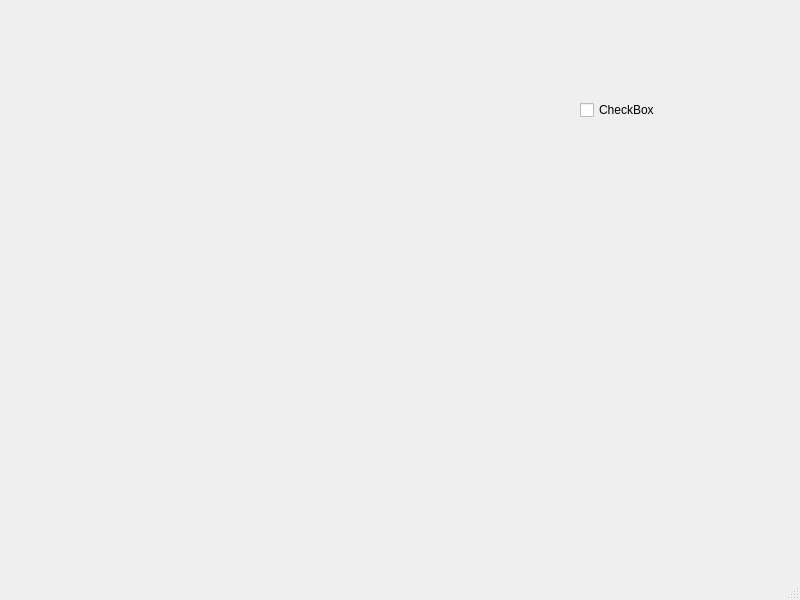
<?xml version="1.0" encoding="UTF-8"?>
<ui version="4.0">
 <class>MainWindow</class>
 <widget class="QMainWindow" name="MainWindow">
  <property name="geometry">
   <rect>
    <x>0</x>
    <y>0</y>
    <width>800</width>
    <height>600</height>
   </rect>
  </property>
  <property name="windowTitle">
   <string>MainWindow</string>
  </property>
  <widget class="QWidget" name="centralwidget">
   <widget class="QCheckBox" name="checkBox">
    <property name="geometry">
     <rect>
      <x>580</x>
      <y>100</y>
      <width>90</width>
      <height>20</height>
     </rect>
    </property>
    <property name="text">
     <string>CheckBox</string>
    </property>
   </widget>
  </widget>
  <widget class="QMenuBar" name="menubar">
   <property name="geometry">
    <rect>
     <x>0</x>
     <y>0</y>
     <width>800</width>
     <height>20</height>
    </rect>
   </property>
  </widget>
  <widget class="QStatusBar" name="statusbar"/>
 </widget>
 <resources/>
 <connections/>
</ui>
